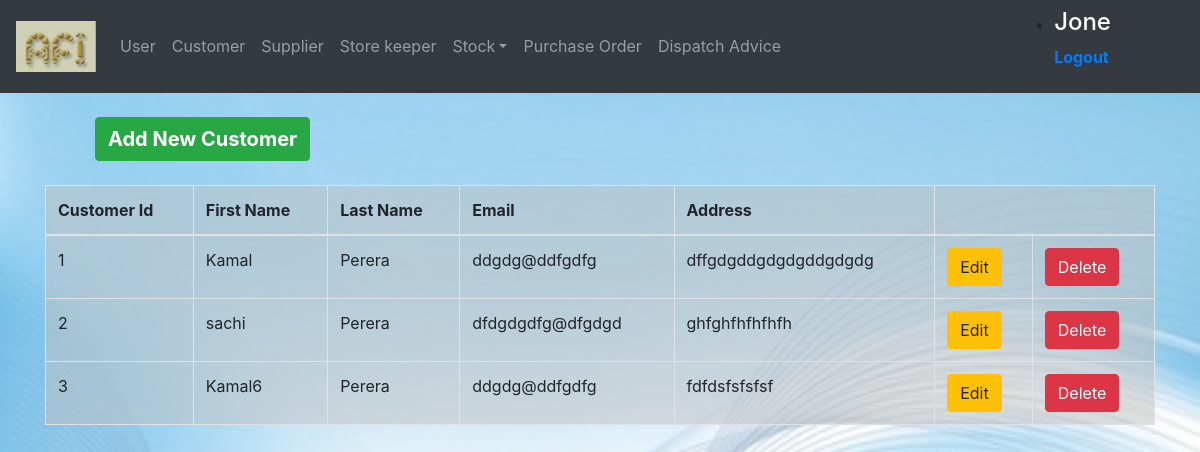
The page /customers/home.php (signed in) on the database its author committed.
### tables this page shows
CREATE TABLE `customers` (
  `cusId` varchar(10) NOT NULL,
  `firstname` varchar(100) NOT NULL,
  `lastname` varchar(100) NOT NULL,
  `email` varchar(100) NOT NULL,
  `address` varchar(500) NOT NULL
);

### customers/home.php (the view, shortened to what this page needs)
<?php
  include '../login/dbconnection.php';
  $sql = "SELECT * FROM customers";
  $result = $conn->query($sql);
?>
<!DOCTYPE html>
<html lang="en">
<head>
  <link rel="stylesheet" href="../css/bootstrap.min.css">
  <link rel="stylesheet" type="text/css" href="../css/customers.css">
</head>
<body>
  <header><?php include '../login/nav.php'?></header>
  <div class="container"><br>
    <a href="insert.php" class="btn btn-success" id="Butt">Add New Customer</a><br><br>
    <table class="table table-bordered">
      <thead>
        <tr>
          <th>Customer Id</th>
          <th>First Name</th>
          <th>Last Name</th>
          <th>Email</th>
          <th>Address</th>
          <th colspan="2"></th>
        </tr>
      </thead>
      <tbody>
        <?php
          if($result->num_rows > 0){
            while ($row = $result->fetch_assoc()) {
        ?>
              <tr>
                <td><?php echo $row['cusId'];?></td>
                <td><?php echo $row['firstname'];?></td>
                <td><?php echo $row['lastname'];?></td>
                <td><?php echo $row['email'];?></td>
                <td><?php echo $row['address'];?></td>
                <td><a href="edit.php?id=<?=$row['cusId'];?>" class="btn btn-warning">Edit</a></td>
                <td><a href="delete.php?id=<?=$row['cusId'];?>" class="btn btn-danger">Delete</a></td>
              </tr>
              <?php
            }
          }
          else{
            echo "0 results";
          }
        ?>
      </tbody>
    </table>
  </div>
</body>
</html>

### css/customers.css (style rules this page uses)
body { background: url(../images/cus_bg.jpg); background-size: cover; background-position: top; }
#Butt { font-size: 20px; font-weight: bold; margin-left: 50px; }
table { background: rgba(194,193,193,0.5); }

### rows shown on the page
customers: cusId "1", firstname "Kamal", lastname "Perera", email "ddgdg@ddfgdfg", address "dffgdgddgdgdgddgdgdg"
customers: cusId "2", firstname "sachi", lastname "Perera", email "dfdgdgdfg@dfgdgd", address "ghfghfhfhfhfh"
customers: cusId "3", firstname "Kamal6", lastname "Perera", email "ddgdg@ddfgdfg", address "fdfdsfsfsfsf"

### other values the page prints
$_SESSION['username'] "Jone"
